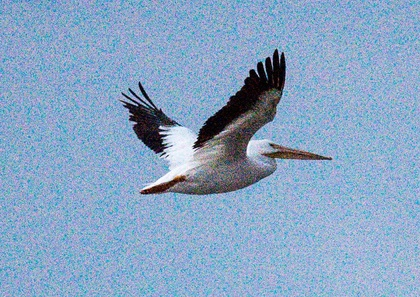
%> input picture edge detection/seagull.jpg, 420 x 297 px, shrunk from 1225 x 865 before the run
$ octave GVWA_edge.m   (GNU Octave 9; MATLAB toolbox functions it lacks are replaced by stand-ins)
%> lines starting %> are read from the running program, lines starting %| are printed output that depends on the picture; in (x1, y1, x2, y2) boxes, pixels count from 0 and x2, y2 are one past the last pixel; in counts of white or black regions, pixels touching at a corner belong together; the program's own positions count from 1
### edge detection/GVWA.m
function [J,w] = GVWA(I,G,SigmaS,scale)

%input: I -- image to be processing I \in [0,1]
%       G -- guidance image G \in [0,1]
%       SigmaS -- bilateral spacial parameter, large ->larger scale object
%       smoothed out
%       scale -- bilateral range parameter, scale<1 -> sharper results
% This is the implementation of the filter proposed in the paper: Edge-aware filters based on adaptive patch variance weighted average. Deng et al. 2020

padMethod = 'symmetric';%used by MATLAB "imguidedfilter"
patchSize = floor(4*SigmaS) + 1;
if mod(patchSize,2) == 0
   patchSize = patchSize + 1;
end

N = patchSize*patchSize;
hs = ones(patchSize)/N;

muG = (imfilter(G, hs,padMethod));%patch mean of I
muGG = (imfilter(G.*G, hs,padMethod));%patch mean of G
w = max(max(0,muGG - muG.*muG),[],3);

SigmaR = scale*mean(w(:));
w = w./SigmaR;
w = 1./(1+w.^2); %or w = exp(-(w).^2)+0.0001;

ha = fspecial('gaussian',patchSize,SigmaS);
normalizeFactor = imfilter(w,ha,padMethod);
if size(I, 3) == 3
    w = cat(3,w,w,w); %make it 3d
    normalizeFactor = cat(3,normalizeFactor,normalizeFactor,normalizeFactor);
end
J = imfilter(w.*I,ha,padMethod)./(eps+normalizeFactor) ;
end

### edge detection/canny_edge_detection.m
function J = canny_edge_detection(I, sigma, Tl, Th)
%canny_edge_detection function uses Canny's algorithm to detect edges on an
%image
% Input image I is type double in range of [0,1].
% Parameter sigma is the standard deviation of the Gaussian filter used in
% the DRoG operator.
% Tl and Th are the absolut values of the low and high
% thresholds used to distinguish weak and strong edges.
% Output image J is binary (0,1), and it only contains edges.
%
% J = canny_edge_detection(I, sigma) uses the default values for Tl = 0.02,
% and for Th = 0.5.
% J = canny_edge_detection(I) uses the default values for sigma = sqrt(2),
% Tl = 0.02, and for Th = 0.5.
%
%
%See also edge

% --- Argument verification --- %
if (nargin < 1) || (nargin>4)
    error('Error: Number of parameters sent to the function ''canny_edge_detection'' exceeds expected range');
elseif nargin == 3
    error('Error: Function ''canny_edge_detection'' recieved only 1 threshold');
elseif nargin == 2
    Tl = 0.2;
    Th = 0.4*Tl;
elseif nargin == 1
    Tl = 0.2;
    Th = 0.4*Tl;
    sigma = sqrt(2);
end
% Checking a pixel value format of parameter I
if (~isa(I,'double'))
    error('Error: Input argument I in ''canny_edge_detection'' function has to be a type double');
end
% Checking a if value of parameter limit exceeds demanded range
if (min(I(:))<0 || max(I(:))>1)
    error('Error: Input argument I in ''canny_edge_detection'' function has to be in range of [0,1]');
end

% 1. i 2. KORAK: Filtriranje ulazne slike Gausovom funkcijom i odredjivanje
% horizontalnih i vertikalnih gradijenata
[I_dx, I_dy] = DRoG(I, sigma);

% 3. KORAK: Odredjivanje magnitude i ugla gradijenta
[Id_magnitude, Id_angle] = magnitude_and_angle(I_dx, I_dy);

% 4. KORAK: Kvantizacija gradijenta
Id_angle = gradient_quantization(Id_angle);

% 5. KORAK: Potiskivanje vrednosti gradijenta koji ne predstavljaju
% lokalne maksimume
window_size = 3;
J = non_max_supression(Id_magnitude, Id_angle, window_size);

% 6. KORAK: Odredjivanja mapa jakih i slabih ivica
weak = 50/250;
strong = 1;
[J, ~, ~] = threshold(J, Tl, Th, weak, strong);

% 7. KORAK: Povezivanje slabih ivica sa jakim
window_size = 3;
J = hysteresis(J, window_size, weak, strong);
end
%%%%%%%%%%%%%%%%%%%%%%%%%%%%%%%%%%%%%%%%%%%%%%%%%%%%%%%%%%%%
%
%   Lokalna Funkcija : DRoG
%
function [I_dx, I_dy] = DRoG(I, sigma)
%
% Primenjuje DRoG operator na ulaznu sliku I.
% Gausova funkcija operatora ima standradnu devijaciju sigma,
% a dimenzija prozora je prvi neparan ceo broj veci ili jednak 6*sigma
%
% OUTPUTS:
%   I_dx: Parcijalni gradijent slike u x pravcu
%   I_dy: Parcijalni gradijent slike u y pravcu

% definisanje dimenzije prozora
kernel_size = ceil(6*sigma);
if (mod(kernel_size, 2) == 0)
    kernel_size = kernel_size + 1;
end
if kernel_size < 3 % minimalna velicina kernela je 3
    kernel_size = 3;
end
% pravljenje Gausovog filtra
Gauss_filter  = fspecial('gaussian', kernel_size, sigma);
% numericki gradijent
[Hx, Hy] = gradient(Gauss_filter);
Hx = Hx/sum(sum(abs(Hx)));
Hy = Hy/sum(sum(abs(Hy)));
% filtriranje (primena operatora)
I_dx = imfilter(I, Hx, 'replicate', 'same');
I_dy = imfilter(I, Hy, 'replicate', 'same');
end

%%%%%%%%%%%%%%%%%%%%%%%%%%%%%%%%%%%%%%%%%%%%%%%%%%%%%%%%%%%%
%
%   Local function : magnitude_and_angle
%
function [Id_magnitude, Id_angle] = magnitude_and_angle(I_dx, I_dy)
%
%   Funkcija koja racuna magnitudu i ugao gradijenta
%

Id_magnitude = sqrt(I_dx.^2 + I_dy.^2);
Id_angle = atan(I_dy./I_dx);
Id_angle(Id_magnitude == 0) = 0;
Id_angle = Id_angle*360/2/pi; % konverzija iz radijana u stepene
end

%%%%%%%%%%%%%%%%%%%%%%%%%%%%%%%%%%%%%%%%%%%%%%%%%%%%%%%%%%%%
%
%   Local function : gradient_quantization
%
function Id_angle = gradient_quantization(Id_angle)
%
%   Kvantizuje gradijent na 4 nivoa: -45, 0, 45, 90
%

Id_angle(Id_angle > -67.5 & Id_angle < -22.5) = -45;
Id_angle(Id_angle >= -22.5 & Id_angle <=22.5) = 0;
Id_angle(Id_angle > 22.5 & Id_angle < 67.5) = 45;
Id_angle(Id_angle >= 67.5 & Id_angle <= 90) = 90;
Id_angle(Id_angle >= -90 & Id_angle <= -67.5) = 90;
end
%%%%%%%%%%%%%%%%%%%%%%%%%%%%%%%%%%%%%%%%%%%%%%%%%%%%%%%%%%%%
%
%   Local function: non_max_supression
%
function J = non_max_supression(Id_magnitude,Id_angle, window_size)
%
%   Potiskivanje vrednosti gradijenata koji ne predstavljaju lokalne maksimume
%

[N, M] = size(Id_magnitude);
half = (window_size-1)/2; % pola dimenzije prozora
J = Id_magnitude; % incijalizacija izlazne slike
Id_magnitude = padarray(Id_magnitude, [half, half], 'replicate');

for i = 1+half:N+half
    for j = 1+half:M+half
        switch Id_angle(i-half,j-half)
            case 45
                window = Id_magnitude(i-half:i+half,j-half:j+half).*[1 0 0;...
                                                                     0 1 0;...
                                                                     0 0 1];
            case 90
                window = Id_magnitude(i-half:i+half,j-half:j+half).*[0 1 0;...
                                                                     0 1 0;...
                                                                     0 1 0];
            case -45
                window = Id_magnitude(i-half:i+half,j-half:j+half).*[0 0 1;...
                                                                     0 1 0;...
                                                                     1 0 0];
            case 0
                window = Id_magnitude(i-half:i+half,j-half:j+half).*[0 0 0;...
                                                                     1 1 1;...
                                                                     0 0 0];
        end

        max_ind = find(window == max(window(:)));
        if(max_ind ~= (window_size^2-1)/2+1) % ako pixel sa max vrednoscu nije u sredini prozora
                J(i-half,j-half) = 0; % ne sme da bude inplace
        end
    end
end
end
%%%%%%%%%%%%%%%%%%%%%%%%%%%%%%%%%%%%%%%%%%%%%%%%%%%%%%%%%%%%
%
%   Local function: threshold
%
function [J, Weak_edges, Strong_edges] = threshold(I, Tl, Th, weak, strong)
%
%   Odredjivanje mapa jakih i slabih ivica na osnovu pragova
%
%   INPUTS:
%       J: magnituda gradijenta
%       Tl: apsolutna vrednost donjeg praga
%       Th: apsolutna vrednost gornjeg praga
%       weak: intenzitet piksela koji ce biti dodeljen slabim ivicama
%       strong: intenzitet piksela koji ce biti dodeljen jakim ivicama
%   OUTPUTS:
%       J: mapa ivica koja sadrzi i jake i slabe ivice
%       Weak_edges: mapa ivica koja sadrzi samo slabe ivice
%       Strong_edges: mapa ivica koja sadrzi samo jake ivice
%
J = I;
J(J >= Th) = strong;
J(J > Tl & J < Th) = weak;
J(J <= Tl) = 0;
Weak_edges = J;
Weak_edges(J == weak) = 1;
Weak_edges(J == strong) = 0;
Strong_edges = J;
Strong_edges(J == weak) = 0;
end

%%%%%%%%%%%%%%%%%%%%%%%%%%%%%%%%%%%%%%%%%%%%%%%%%%%%%%%%%%%%
%
%   Local function: hysteresis
%
function J = hysteresis(I, window_size, weak, strong)
%
%   Svi pikseli koji u svom susedstvu imaju bar jednu jaku ivicu
%   proglasavaju se ivicnim pikselom
%
J = I; % incijalizacija izlazne matrice
[N, M] = size(J);
half = (window_size-1)/2;
changed = true;
while changed
    changed = false;
    Edges = padarray(J, [half, half], 'replicate'); % posle prolaska kroz sve piksele update-uj ivice
    for i = 1+half:N+half % u ove dve petlje prodji kroz sve piksele jednom
        for j = 1+half:M+half
            if Edges(i, j) == weak % ako je ivica slaba
                window = Edges(i-half:i+half, j-half:j+half); % okolina oko slabe ivice
                if ~isempty(find(window == strong)) % ako u okolini ima bar jedan 'jak' piksel
                    J(i-half, j-half) = strong; % ne sme biti inplace
                    changed = true;
                end
            end
        end
    end
end
J(J == weak) = 0; % ivice koju su ostale slabe stavi na 0
end


### edge detection/GVWA_edge.m
close all
clear all
tic

%% GVWA
i  = imread('seagull.jpg');
%> i is the input picture: size 297x420x3 uint8; mean R, G, B 135.9, 164.8, 195.7
i = im2double(i);
%> i: size 297x420x3 double

J =i;

iter = 10;
SigmaS = 0.75;
scale = 0.25;


for n=1 : iter
    J = GVWA(J,i,SigmaS,scale);
end
%> this loop made 10 passes
%> pass 1, in GVWA, `muGG = (imfilter(G.*G, hs,padMethod));`:
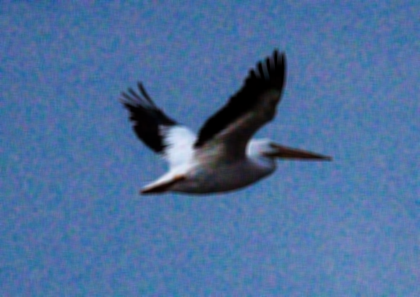
%> muGG: size 297x420x3 double; mean R, G, B 0.301, 0.438, 0.617

% imwrite(J,'gv.jpg');
%% rgb
RGB = J;
I1 = rgb2gray(RGB);
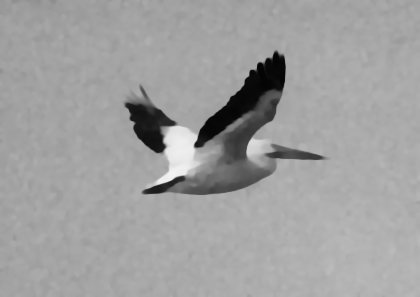
%> I1: size 297x420 double; min 0.0181, max 0.956, mean 0.628
% imwrite(I1,'gvg.jpg');

%% edge
guided = im2uint8(I1);
I = double(guided)/255;
C = canny_edge_detection(I, 2, 0.01, 0.065);
%> in DRoG, `I_dy = imfilter(I, Hy, 'replicate', 'same');`:
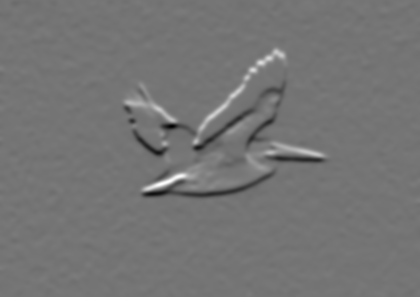
%> I_dy: size 297x420 double; min -0.322, max 0.379, mean -0.000388; drawn with min black and max white
%> in gradient_quantization, `Id_angle(Id_angle >= 67.5 & Id_angle <= 90) = 90;`: Id_angle: size 297x420 double; min -90, max 90, mean 3.5
%> in gradient_quantization, `Id_angle(Id_angle >= -90 & Id_angle <= -67.5) = 90;`:
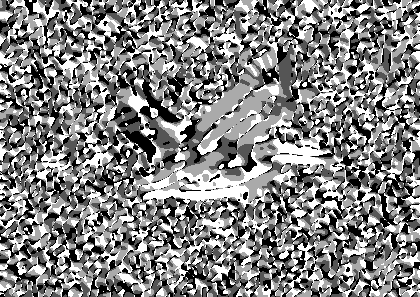
%> Id_angle: size 297x420 double; min -45, max 90, mean 24.5; drawn with min black and max white
%> after the loop in non_max_supression, `for i = 1+half:N+half`:
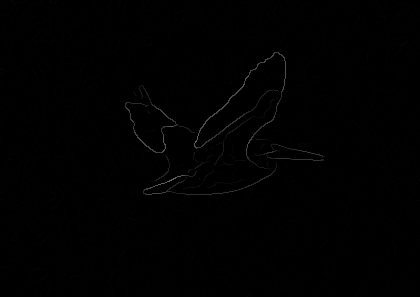
%> J: size 297x420 double; min 0, max 0.404, mean 0.00345
%> after the loop in non_max_supression, `for i = 1+half:N+half`: window = [0.0093 0 0; 0 0.00762 0; 0 0 0.00762]
%> in threshold, `J(J <= Tl) = 0;`: J: size 297x420 double; min 0, max 1, mean 0.0177
%> in threshold, `Weak_edges(J == strong) = 0;`:
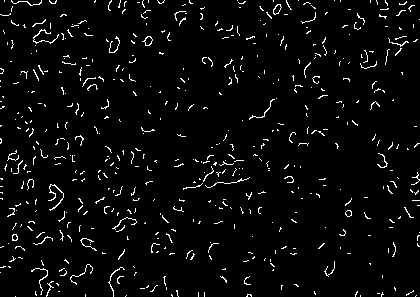
%> Weak_edges: size 297x420 double; values 0 (black) and 1 (white), 3.6% white in thin lines or dots
%> in threshold, `Strong_edges(J == weak) = 0;`: Strong_edges: size 297x420 double; values 0 (black) and 1 (white), 1% white in thin lines or dots, all inside (x1, y1, x2, y2) = (125, 52, 325, 195)
%> after the loop in hysteresis, `while changed`: J: size 297x420 double; min 0, max 1, mean 0.0184
%> after the loop in hysteresis, `while changed`: window = [0 0 0.2; 0 0.2 0; 0 0.2 0]
%> in hysteresis, `J(J == weak) = 0;`:
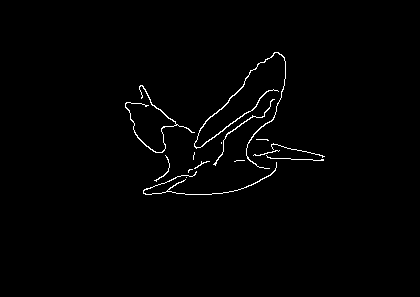
%> J: size 297x420 double; values 0 (black) and 1 (white), 1.1% white in thin lines or dots, all inside (x1, y1, x2, y2) = (125, 52, 325, 195)
figure,imshow(C);
A = 1 - C;
figure,imshow(A);
% imwrite(A,'wgvwa.jpg');

toc
disp( ['运行时间: ',num2str(toc) ] );
